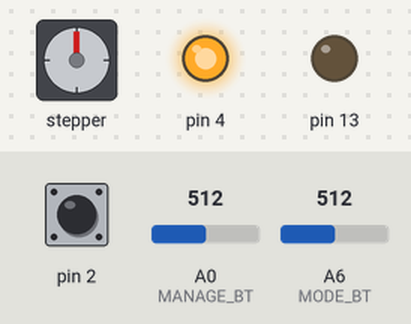
A sketch run on a simulated Arduino Nano, built with avr-gcc and run on an emulated ATmega328P. On the bench: stepper motor, output pins drawn as LEDs (lit = HIGH). Wiring (inferred from the names in the program): stepper motor driver (200 steps per turn assumed): step pin 9; direction pin 8; enable pin 10. Inputs (shaded band) come from the test bench; at power-on: pin 2 LOW, A0 (MANAGE_BT) = 512, A6 (MODE_BT) = 512.

Above: at 1.2 s.
1.3 s: pin 2 pulsed HIGH 5 times (0.12 s each, 0.3 s apart)
Timing chart, 0 to 4.3 s (numbered marks = the images above; inputs shaded):
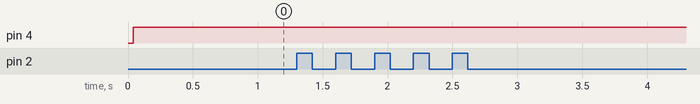

The sketch:

gyver_control_full.ino
```cpp
// демо - основные возможности библиотеки
#include <GyverStepper.h>
#include <GyverTimers.h>
#define DIR 8
#define STEP 9
#define EN 10

//подключаем все блоки кнопок
#define SPEED_BT A1
#define MODE_BT A6
#define MANAGE_BT A0

#define REL_CAS A3
#define ANA_CAS A2

#define STEP_ROUND 220*8 // число микрошагов в одном обороте
#define ROUND_DIST 8.7 // число мм в одном обороте

int manage_bt, mode_bt;

int cnt_l = 0, cnt_r = 0, cnt_sw = 0, cnt_st = 0;

int manage_val, mode_val, relay_val;

bool left_flg = true, right_flg = true;

long pos = 0;
int pack[10];
int posVal;

volatile int counter = 9;

long num = round(pos*0.063);

int pace = 2000;
GStepper<STEPPER2WIRE> stepper(8, STEP, DIR, EN);               // драйвер step-dir + пин enable

void packageSetup(){
  Timer2.disableISR(CHANNEL_B);
//  dist = pos * ROUND_DIST/STEP_ROUND;
//  deg = dist * 22.92;
//  num = round(deg / 0.18);
  pos = stepper.getCurrent();
  //pos = 0;
  num = round(pos*0.062);
  //num = 20;
  for (int i = 0; i < 4; i++){
    posVal = bitRead(num, 0)*(1<<0)+bitRead(num, 1)*(1<<1)+bitRead(num, 2)*(1<<2)+bitRead(num, 3)*(1<<3);
    pack[2*i+1] = posVal + 7;
    pack[2*i+2] = posVal + 7;
    num >>= 4;
  }
  pack[9] = 7;
  pack[0] = 1;
  counter = 9;
  Timer2.enableISR(CHANNEL_B);
}

void setup() {
  attachInterrupt(0, packageSetup, CHANGE);
  Timer2.setPeriod(25);
  Timer2.enableISR(CHANNEL_B);
//  Timer1.setPeriod(100);
//  Timer1.enableISR(CHANNEL_B);

  pinMode(4, OUTPUT);
  PORTD |= 1 << 4;

  pinMode(DIR, OUTPUT);
  pinMode(STEP, OUTPUT);
  pinMode(EN, OUTPUT);

  analogReference(INTERNAL);
  Serial.begin(9600);
  stepper.setRunMode(KEEP_SPEED);
  stepper.setCurrent(0);
  stepper.setSpeed(0);
  stepper.enable();
  pinMode(13, OUTPUT);
}
//
//ISR(TIMER1_B) {
//  //stepper.tick();
//}

ISR(TIMER2_B){
  if (counter >= 0){
    if (pack[9 - counter] > 0){
      pack[9 - counter] --;
    }
    else{
      PORTD = PORTD ^ 1 << 4;
      counter --;
    }
  }
  else{
    Timer2.disableISR(CHANNEL_B);
    PORTD |= 1 << 4;
  }
}

void loop() {
//pos = stepper.getCurrent();
stepper.tick();
manage_val = analogRead(MANAGE_BT);
mode_val = analogRead(MODE_BT);

if (mode_val > 915) mode_bt = 1;
if ((mode_val > 840) && (mode_val < 880)) mode_bt = 0;


if ((manage_val > 760) && (manage_val < 810)){
  cnt_l = 0;
  cnt_sw = 0;
  cnt_st = 0;
  cnt_r ++;
  if (cnt_r >= 5){
    cnt_r = 0;
    manage_bt = 3; //едем вправо
    left_flg = true;
  }
}
else if ((manage_val > 910) && (manage_val < 950)){
  cnt_r = 0;
  cnt_sw = 0;
  cnt_st = 0;
  cnt_l ++;
  if (cnt_l >= 5){
    cnt_l = 0;
    manage_bt = 2; //едем влево
    right_flg = true;
  }
}
  else if ((manage_val > 660) && (manage_val < 700)) {
   cnt_r = 0;
   cnt_sw = 0;
   cnt_l = 0;
   cnt_st ++;
   if (cnt_st >= 5){
    cnt_st = 0;
    manage_bt = 0; //кнопка стоп
    left_flg = true;
    right_flg = true;
  }
}
  else if ((manage_val > 540) && (manage_val < 620)) {
   cnt_r = 0;
   cnt_st = 0;
   cnt_l = 0;
   cnt_sw ++;
   if (cnt_sw >= 5){
    cnt_sw = 0;
    manage_bt = 1; //концевик
    left_flg = true;
    right_flg = true;

    stepper.setCurrent(0);
    pos = 0;
  }
}
else {
   cnt_r = 0;
   cnt_st = 0;
   cnt_l = 0;
   cnt_sw = 0;
}

  if ((manage_bt == 0) || (manage_bt == 1)){
    //stepper.setSpeed(0);
    stepper.disable();
    stepper.brake();
    digitalWrite(13, LOW);
  }
if (mode_bt == 0){
pace = 2.5*analogRead(SPEED_BT);
if ((manage_bt == 2) && (left_flg)){
        stepper.enable();
        digitalWrite(13, HIGH);
        left_flg = false;
        Timer2.disableISR(CHANNEL_B);
        stepper.setSpeed(pace);
        Timer2.enableISR(CHANNEL_B);
        //Serial.println("right");
   }
if ((manage_bt == 3) && (right_flg)){
        stepper.enable();
        digitalWrite(13, HIGH);
        right_flg  = false;
        Timer2.disableISR(CHANNEL_B);
        stepper.setSpeed(-1*pace);
        Timer2.enableISR(CHANNEL_B);
        //Serial.println("left");
      }
      mode_bt = 2;
  }

//
//    if (mode_bt == 1){
//    //if (manage_bt < 2) digitalWrite(EN, HIGH);
//    if (manage_val == 0) manage_bt = 4;
//    if (analogRead(ANA_CAS) > 30){
//      relay_val = analogRead(REL_CAS);
//      SPEED = 2*analogRead(ANA_CAS);
//      if (relay_val == 0){
//        GO_LEFT(SPEED);
//    }
//      if (relay_val != 0){
//        GO_RIGHT(SPEED);
//      }
//    }
//    mode_bt = 2;
//  }

//Serial.println(pos);
}
```
